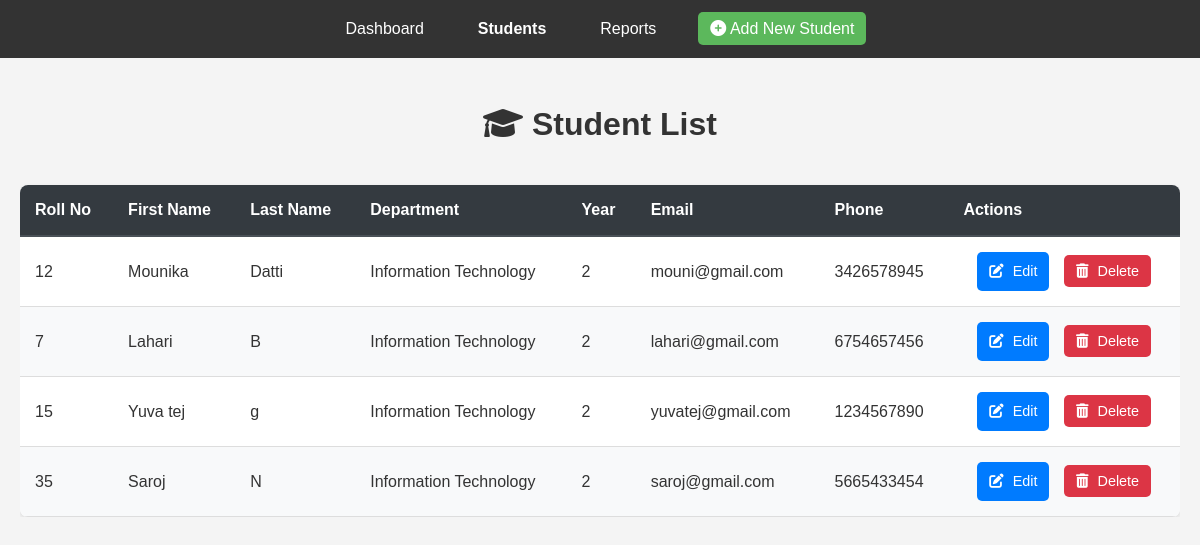
The page /students/ on the database its author committed.
### newapp/models.py (models this page shows, shortened)
class Student(models.Model):
    id = models.AutoField(primary_key=True)
    first_name = models.CharField(max_length=100)
    last_name = models.CharField(max_length=100)
    roll_no = models.CharField(max_length=20, unique=True,default='None')
    department = models.CharField(max_length=100, default='None')
    year_of_study = models.IntegerField()
    email = models.EmailField(unique=True)
    phone = models.CharField(max_length=20)

### newapp/views.py (the view)
# urls.py: path('students/', views.student_list, name='student_list'),
def student_list(request):
    students = Student.objects.all()
    return render(request, 'studentlist.html', {'students': students})

### newapp/templates/studentlist.html (shortened to what this page needs)
{% load static %}
<!DOCTYPE html>
<html lang="en">
<head>
    <link rel="stylesheet" href="{% static 'studentlist.css' %}">
    <link rel="stylesheet" href="https://cdnjs.cloudflare.com/ajax/libs/font-awesome/6.0.0/css/all.min.css" />
</head>
<body>
    <header>
        <nav>
            <ul>
                <li><a href="{% url 'admin' %}">Dashboard</a></li>
                <li class="active"><a href="{% url 'student_list' %}">Students</a></li>
                <li><a href="{% url 'reports_page'%}">Reports</a></li>
                <li><a href="{% url 'add' %}" class="add-button"><i class="fas fa-plus-circle"></i> Add New Student</a></li>
            </ul>
        </nav>
    </header>
    <main>
        <h1><i class="fas fa-graduation-cap"></i> Student List</h1>
        {% if students %}
            <div class="table-responsive">
                <table>
                    <thead>
                        <tr>
                            <th>Roll No</th>
                            <th>First Name</th>
                            <th>Last Name</th>
                            <th>Department</th>
                            <th>Year</th>
                            <th>Email</th>
                            <th>Phone</th>
                            <th>Actions</th>
                        </tr>
                    </thead>
                    <tbody>
                        {% for student in students %}
                            <tr>
                                <td>{{ student.roll_no }}</td>
                                <td>{{ student.first_name }}</td>
                                <td>{{ student.last_name }}</td>
                                <td>{{ student.department }}</td>
                                <td>{{ student.year_of_study }}</td>
                                <td>{{ student.email }}</td>
                                <td>{{ student.phone }}</td>
                                <td class="actions">
                                    <a href="{% url 'edit_student' student.roll_no %}" class="edit-button"><i class="fas fa-edit"></i> Edit</a>
                                    <button class="delete-button" data-student-id="{{ student.roll_no }}"><i class="fas fa-trash-alt"></i> Delete</button>
                                </td>
                            </tr>
                        {% endfor %}
                    </tbody>
                </table>
            </div>
        {% else %}
            <p>No students found.</p>
        {% endif %}
    </main>
</body>
</html>

### newapp/static/studentlist.css (style rules this page uses)
body { font-family: sans-serif; margin: 0; padding: 0; background-color: #f4f4f4; color: #333; line-height: 1.6; }
header { background-color: #333; color: white; padding: 1em 0; text-align: center; }
nav ul { list-style: none; padding: 0; margin: 0; display: flex; justify-content: center; align-items: center; }
nav ul li { margin: 0 15px; }
nav ul li a { color: white; text-decoration: none; padding: 8px 12px; border-radius: 5px; transition: background-color 0.3s ease; }
nav ul li.active a { font-weight: bold; }
nav ul li .add-button { background-color: #5cb85c; color: white; }
main { padding: 20px; }
h1 { text-align: center; margin-bottom: 20px; color: #333; }
.table-responsive { overflow-x: auto; }
table { width: 100%; border-collapse: collapse; margin-top: 15px; background-color: white; box-shadow: 0 2px 5px rgba(0, 0, 0, 0.1); border-radius: 8px; overflow: hidden; }
thead th { background-color: #343a40; color: white; padding: 12px 15px; text-align: left; font-weight: bold; border-bottom: 2px solid #495057; }
tbody td { padding: 10px 15px; text-align: left; border-bottom: 1px solid #ddd; }
tbody tr:nth-child(even) { background-color: #f8f9fa; }
.actions { text-align: center; }
.actions a, .actions button { display: inline-block; padding: 8px 12px; margin: 5px; border: none; border-radius: 5px; text-decoration: none; cursor: pointer; font-size: 0.9em; transition: opacity 0.3s ease; }
.edit-button { background-color: #007bff; color: white; }
.delete-button { background-color: #dc3545; color: white; }
.actions i { margin-right: 5px; }

### rows shown on the page
Student: roll_no "12", first_name "Mounika", last_name "Datti", department "Information Technology", year_of_study "2", email "mouni@gmail.com", phone "3426578945"
Student: roll_no "7", first_name "Lahari", last_name "B", department "Information Technology", year_of_study "2", email "lahari@gmail.com", phone "6754657456"
Student: roll_no "15", first_name "Yuva tej", last_name "g", department "Information Technology", year_of_study "2", email "yuvatej@gmail.com", phone "1234567890"
Student: roll_no "35", first_name "Saroj", last_name "N", department "Information Technology", year_of_study "2", email "saroj@gmail.com", phone "5665433454"
